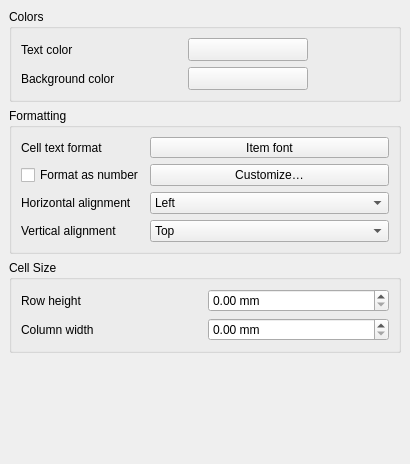
<?xml version="1.0" encoding="UTF-8"?>
<ui version="4.0">
 <class>QgsTableEditorFormattingWidgetBase</class>
 <widget class="QWidget" name="QgsTableEditorFormattingWidgetBase">
  <property name="geometry">
   <rect>
    <x>0</x>
    <y>0</y>
    <width>410</width>
    <height>464</height>
   </rect>
  </property>
  <property name="windowTitle">
   <string>Attribute Table</string>
  </property>
  <layout class="QVBoxLayout" name="verticalLayout">
   <property name="spacing">
    <number>0</number>
   </property>
   <property name="leftMargin">
    <number>0</number>
   </property>
   <property name="topMargin">
    <number>0</number>
   </property>
   <property name="rightMargin">
    <number>0</number>
   </property>
   <property name="bottomMargin">
    <number>0</number>
   </property>
   <item>
    <widget class="QgsScrollArea" name="scrollArea">
     <property name="frameShape">
      <enum>QFrame::NoFrame</enum>
     </property>
     <property name="widgetResizable">
      <bool>true</bool>
     </property>
     <widget class="QWidget" name="scrollAreaWidgetContents">
      <property name="geometry">
       <rect>
        <x>0</x>
        <y>0</y>
        <width>410</width>
        <height>464</height>
       </rect>
      </property>
      <layout class="QVBoxLayout" name="mainLayout">
       <item>
        <widget class="QGroupBox" name="groupBox_6">
         <property name="focusPolicy">
          <enum>Qt::StrongFocus</enum>
         </property>
         <property name="title">
          <string>Colors</string>
         </property>
         <property name="syncGroup" stdset="0">
          <string notr="true">composeritem</string>
         </property>
         <property name="collapsed" stdset="0">
          <bool>false</bool>
         </property>
         <layout class="QGridLayout" name="gridLayout_6" columnstretch="2,2,1">
          <item row="3" column="1">
           <widget class="QgsColorButton" name="mBackgroundColorButton">
            <property name="minimumSize">
             <size>
              <width>120</width>
              <height>0</height>
             </size>
            </property>
            <property name="maximumSize">
             <size>
              <width>120</width>
              <height>16777215</height>
             </size>
            </property>
            <property name="text">
             <string/>
            </property>
           </widget>
          </item>
          <item row="2" column="0">
           <widget class="QLabel" name="label_10">
            <property name="text">
             <string>Text color</string>
            </property>
           </widget>
          </item>
          <item row="3" column="0">
           <widget class="QLabel" name="label_11">
            <property name="text">
             <string>Background color</string>
            </property>
           </widget>
          </item>
          <item row="2" column="1">
           <widget class="QgsColorButton" name="mTextColorButton">
            <property name="minimumSize">
             <size>
              <width>120</width>
              <height>0</height>
             </size>
            </property>
            <property name="maximumSize">
             <size>
              <width>120</width>
              <height>16777215</height>
             </size>
            </property>
            <property name="text">
             <string/>
            </property>
           </widget>
          </item>
          <item row="2" column="2">
           <spacer name="horizontalSpacer">
            <property name="orientation">
             <enum>Qt::Horizontal</enum>
            </property>
            <property name="sizeHint" stdset="0">
             <size>
              <width>40</width>
              <height>20</height>
             </size>
            </property>
           </spacer>
          </item>
         </layout>
        </widget>
       </item>
       <item>
        <widget class="QGroupBox" name="groupBox_7">
         <property name="focusPolicy">
          <enum>Qt::StrongFocus</enum>
         </property>
         <property name="title">
          <string>Formatting</string>
         </property>
         <property name="syncGroup" stdset="0">
          <string notr="true">composeritem</string>
         </property>
         <property name="collapsed" stdset="0">
          <bool>false</bool>
         </property>
         <layout class="QGridLayout" name="gridLayout_7">
          <item row="2" column="0">
           <widget class="QCheckBox" name="mFormatNumbersCheckBox">
            <property name="text">
             <string>Format as number</string>
            </property>
           </widget>
          </item>
          <item row="2" column="2">
           <widget class="QPushButton" name="mCustomizeFormatButton">
            <property name="text">
             <string>Customize…</string>
            </property>
           </widget>
          </item>
          <item row="3" column="2">
           <widget class="QComboBox" name="comboBox">
            <item>
             <property name="text">
              <string>Left</string>
             </property>
            </item>
           </widget>
          </item>
          <item row="3" column="0">
           <widget class="QLabel" name="label_4">
            <property name="text">
             <string>Horizontal alignment</string>
            </property>
           </widget>
          </item>
          <item row="0" column="2">
           <widget class="QgsFontButton" name="mItemFontButton">
            <property name="sizePolicy">
             <sizepolicy hsizetype="Expanding" vsizetype="Fixed">
              <horstretch>0</horstretch>
              <verstretch>0</verstretch>
             </sizepolicy>
            </property>
            <property name="text">
             <string>Item font</string>
            </property>
           </widget>
          </item>
          <item row="0" column="0">
           <widget class="QLabel" name="label_3">
            <property name="text">
             <string>Cell text format</string>
            </property>
           </widget>
          </item>
          <item row="4" column="0">
           <widget class="QLabel" name="label_5">
            <property name="text">
             <string>Vertical alignment</string>
            </property>
           </widget>
          </item>
          <item row="4" column="2">
           <widget class="QComboBox" name="comboBox_2">
            <item>
             <property name="text">
              <string>Top</string>
             </property>
            </item>
           </widget>
          </item>
         </layout>
        </widget>
       </item>
       <item>
        <widget class="QGroupBox" name="groupBox_8">
         <property name="focusPolicy">
          <enum>Qt::StrongFocus</enum>
         </property>
         <property name="title">
          <string>Cell Size</string>
         </property>
         <property name="syncGroup" stdset="0">
          <string notr="true">composeritem</string>
         </property>
         <property name="collapsed" stdset="0">
          <bool>false</bool>
         </property>
         <layout class="QGridLayout" name="gridLayout_8" columnstretch="0,0">
          <item row="0" column="1">
           <widget class="QgsDoubleSpinBox" name="mRowHeightSpinBox">
            <property name="suffix">
             <string> mm</string>
            </property>
            <property name="maximum">
             <double>999999.000000000000000</double>
            </property>
           </widget>
          </item>
          <item row="0" column="0">
           <widget class="QLabel" name="label">
            <property name="text">
             <string>Row height</string>
            </property>
           </widget>
          </item>
          <item row="1" column="1">
           <widget class="QgsDoubleSpinBox" name="mColumnWidthSpinBox">
            <property name="suffix">
             <string> mm</string>
            </property>
            <property name="maximum">
             <double>999999.000000000000000</double>
            </property>
           </widget>
          </item>
          <item row="1" column="0">
           <widget class="QLabel" name="label_2">
            <property name="text">
             <string>Column width</string>
            </property>
           </widget>
          </item>
         </layout>
        </widget>
       </item>
       <item>
        <spacer name="verticalSpacer">
         <property name="orientation">
          <enum>Qt::Vertical</enum>
         </property>
         <property name="sizeHint" stdset="0">
          <size>
           <width>20</width>
           <height>0</height>
          </size>
         </property>
        </spacer>
       </item>
      </layout>
     </widget>
    </widget>
   </item>
  </layout>
 </widget>
 <customwidgets>
  <customwidget>
   <class>QgsScrollArea</class>
   <extends>QScrollArea</extends>
   <header>qgsscrollarea.h</header>
   <container>1</container>
  </customwidget>
  <customwidget>
   <class>QgsColorButton</class>
   <extends>QToolButton</extends>
   <header>qgscolorbutton.h</header>
   <container>1</container>
  </customwidget>
  <customwidget>
   <class>QgsDoubleSpinBox</class>
   <extends>QDoubleSpinBox</extends>
   <header>qgsdoublespinbox.h</header>
  </customwidget>
  <customwidget>
   <class>QgsFontButton</class>
   <extends>QToolButton</extends>
   <header>qgsfontbutton.h</header>
  </customwidget>
 </customwidgets>
 <tabstops>
  <tabstop>scrollArea</tabstop>
  <tabstop>groupBox_6</tabstop>
 </tabstops>
 <resources/>
 <connections/>
</ui>
